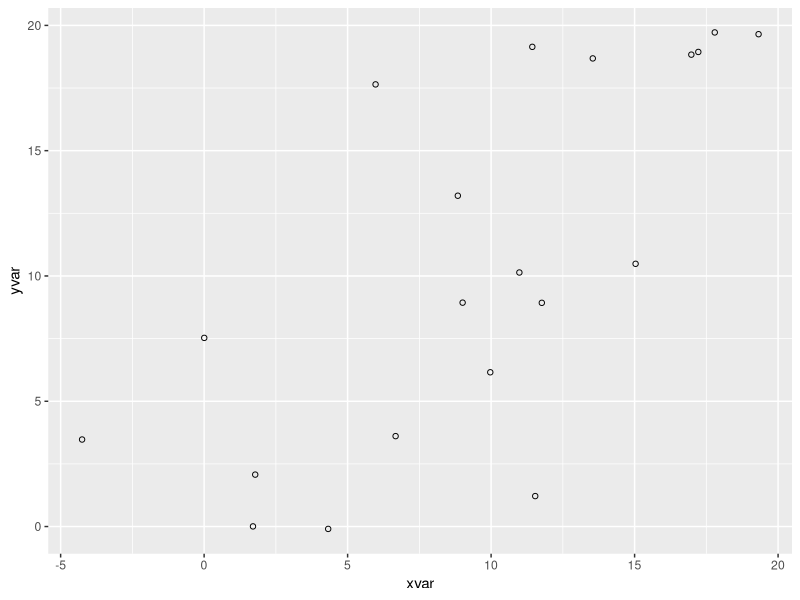
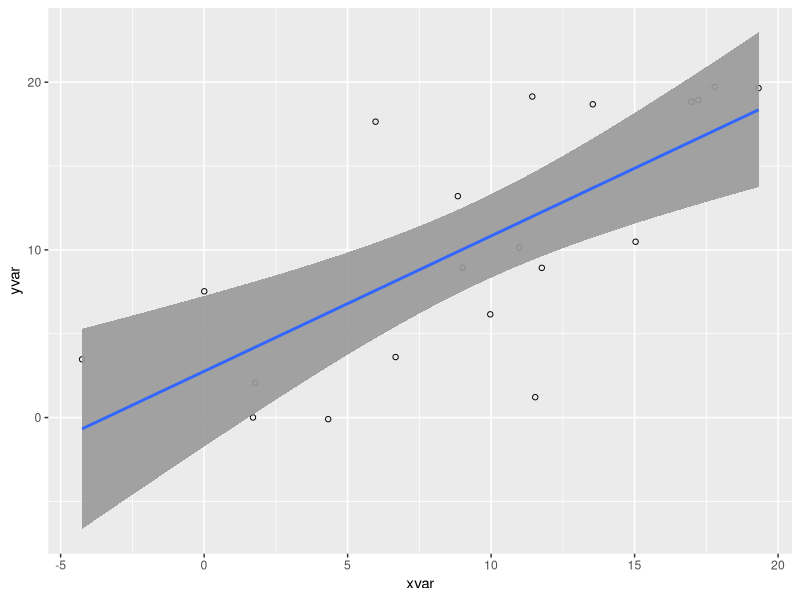
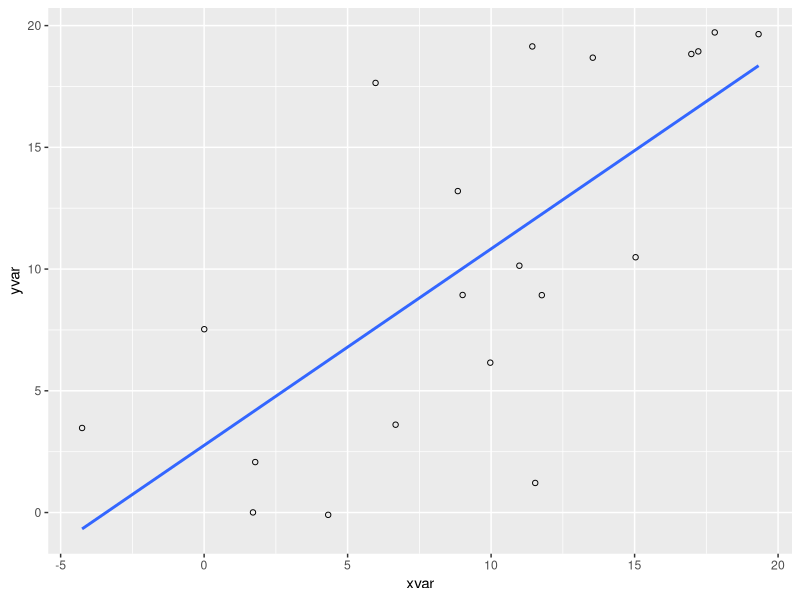
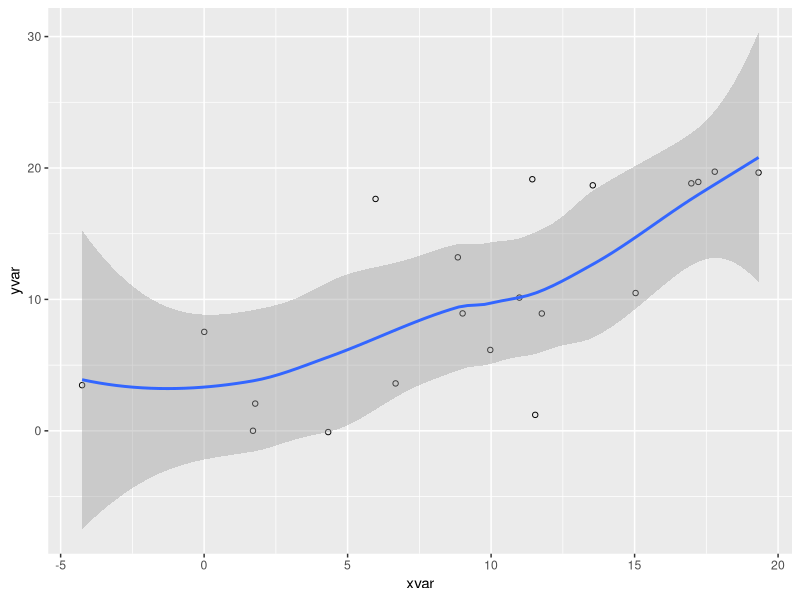

Recreate these plots in R, in order.
## ---- chunk 1
library(ggplot2)
set.seed(955)
# Make some noisily increasing data
dat <- data.frame(cond = rep(c("A", "B"), each=10),
                  xvar = 1:20 + rnorm(20,sd=3),
                  yvar = 1:20 + rnorm(20,sd=3))
head(dat)
## ---- chunk 2

ggplot(dat, aes(x=xvar, y=yvar)) +
    geom_point(shape=1)      # Use hollow circles

## ---- chunk 3
ggplot(dat, aes(x=xvar, y=yvar)) +
    geom_point(shape=1) +    # Use hollow circles
    geom_smooth(method=lm,alpha=0.90)   # Add linear regression line 
                             
## ---- chunk 4
ggplot(dat, aes(x=xvar, y=yvar)) +
    geom_point(shape=1) +    # Use hollow circles
    geom_smooth(method=lm,   # Add linear regression line
                se=FALSE)    # Don't add shaded confidence region
## ---- chunk 5
ggplot(dat, aes(x=xvar, y=yvar)) +
    geom_point(shape=1) +    # Use hollow circles
    geom_smooth()            # 
